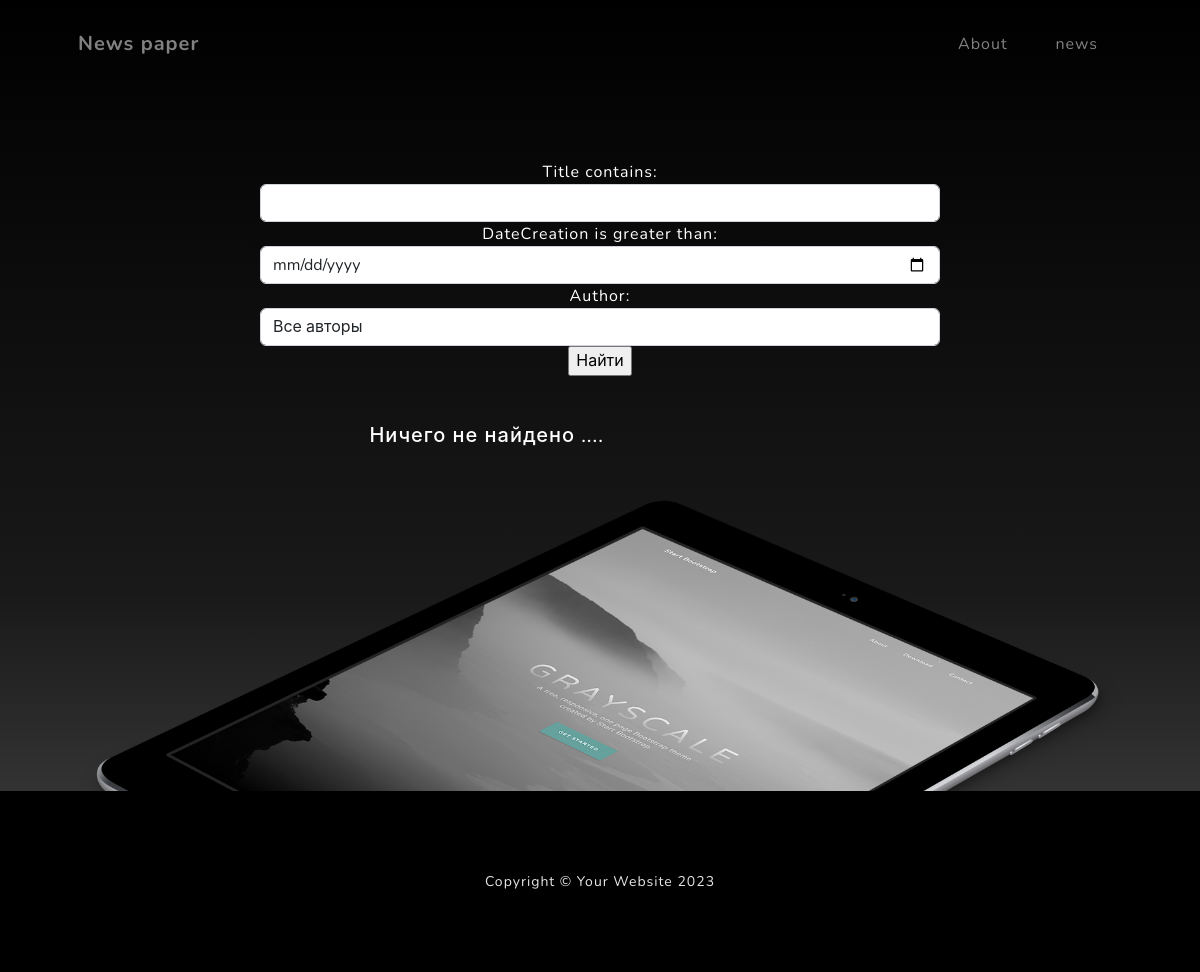
The page /search/ on the database as committed earlier.
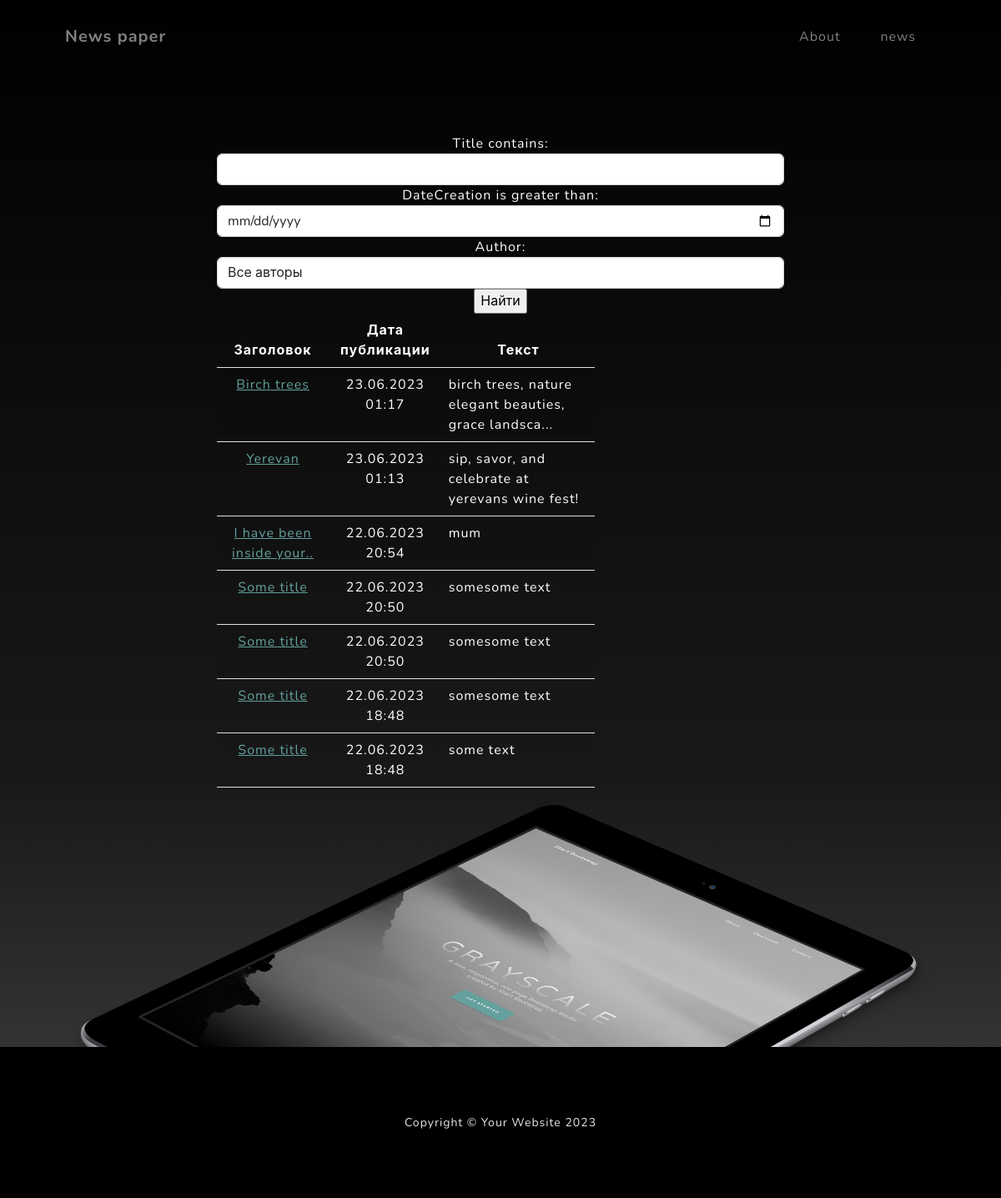
The same page on the database as committed later.
### news/models.py (models this page shows, shortened)
class Post(models.Model):
    author = models.ForeignKey(Author, on_delete=models.CASCADE)
    NEWS = 'NW'
    ARTICLE = 'AR'
    CATEGORY_CHOICES = (
        (NEWS, 'Новость'),
        (ARTICLE, 'Статья')
    )
    categoryType = models.CharField(max_length=2, choices=CATEGORY_CHOICES, default=ARTICLE)
    dateCreation = models.DateTimeField(auto_now_add=True)
    postCategory = models.ManyToManyField(Category, through='PostCategory')
    title = models.CharField(max_length=128)
    text = models.TextField()
    rating = models.SmallIntegerField(default=0)

### news/views.py (the view)
# urls.py: path('search/', PostSearch.as_view(), name='search'),
class PostSearch(ListView):
    model = Post
    template_name = 'search.html'
    context_object_name = 'newslist'
    ordering = ['-dateCreation']
    paginate_by = 10
    def get_queryset(self):
        filtered_queryset = PostFilter(self.request.GET, queryset=Post.objects.filter(categoryType='NW')).qs
        return filtered_queryset.order_by('-dateCreation')
    def get_context_data(self, **kwargs):
        context = super().get_context_data(**kwargs)
        queryset = self.get_queryset()
        paginator = Paginator(queryset, self.paginate_by)
        page_number = self.request.GET.get('page')
        page_obj = paginator.get_page(page_number)
        context['newslist'] = page_obj
        context['filter'] = PostFilter(self.request.GET, queryset=self.get_queryset())
        return context

### news/models.py (called while the page is built)
    def __str__(self):
        return f'автор: {self.authorUser.username.title()}'

### news/templatetags/custom_filters.py (called while the page is built)
@register.filter(name='censor')
def censor(value):
    for sw in stop_words:
        value = value.lower().replace(sw.lower(), '...')
    return value

@register.filter(name='preview')
def preview(value):
    if len(value) > 50:
        return value[:51] + '...'
    else:
        return value

### templates/search.html (shortened to what this page needs)
{% extends 'flatpages/default.html' %}
{% load custom_filters %}
{% block content %}
<form method="GET">
    {{ filter.form }}
    <input type="submit" value="Найти">
</form>
<div class="col-xl-8">
            {% if filter.qs %}
                <table class="table table-striped">
                    <thead>
                        <tr>
                            <th>Заголовок</th>
                            <th>Дата публикации</th>
                            <th>Текст</th>
                        </tr>
                    </thead>
                    <tbody>
                        {% for post in newslist %}
                            <tr>
                                <td><a href="{% url 'news_detail' post.pk %}">{{ post.title }}</a></td>
                                <td>{{ post.dateCreation|date:'d.m.Y H:i' }}</td>
                                <td align="left">{{ post.text|censor|preview }}</td>
                            </tr>
                        {% endfor %}
                    </tbody>
                </table>
            {% else %}
                <h5 class='text-center my-5'>Ничего не найдено ....</h5>
            {% endif %}
</div>
{% endblock content %}

### templates/flatpages/default.html (shortened to what this page needs)
{% load static %}
<!DOCTYPE html>
<html lang="en">
    <head>
        <link href="{% static 'css/styles.css' %}" rel="stylesheet" />
    </head>
    <body id="page-top">
        <nav class="navbar navbar-expand-lg navbar-light fixed-top" id="mainNav">
            <div class="container px-4 px-lg-5">
                <a class="navbar-brand" href="#page-top">News paper</a>
                <div class="collapse navbar-collapse" id="navbarResponsive">
                    <ul class="navbar-nav ms-auto">
                        <li class="nav-item"><a class="nav-link" href="/about">About</a></li>
                        <li class="nav-item"><a class="nav-link" href="/news">news</a></li>
                    </ul>
                </div>
            </div>
        </nav>
        <section class="about-section text-center" id="about">
            <div class="container px-4 px-lg-5">
                <div class="row gx-4 gx-lg-5 justify-content-center">
                    <div class="col-lg-8">
                            {% block content %}{% endblock content %}
                    </div>
                </div>
                <img class="img-fluid" src="{% static 'assets/img/ipad.png' %}" alt="..." />
            </div>
        </section>
        <footer class="footer bg-black small text-center text-white-50"><div class="container px-4 px-lg-5">Copyright &copy; Your Website 2023</div></footer>
    </body>
</html>

Rows that differ between the two databases and show on the page:
added Post: title "Birch trees", dateCreation "23.06.2023 01:17", text|censor "birch trees, nature elegant beauties, grace landsca..."
added Post: title "Yerevan", dateCreation "23.06.2023 01:13", text|censor "sip, savor, and celebrate at yerevans wine fest!"
added Post: title "I have been inside your..", dateCreation "22.06.2023 20:54", text|censor "mum"
added Post: title "Some title", dateCreation "22.06.2023 20:50", text|censor "somesome text"
added Post: title "Some title", dateCreation "22.06.2023 20:50", text|censor "somesome text"
added Post: title "Some title", dateCreation "22.06.2023 18:48", text|censor "somesome text"
added Post: title "Some title", dateCreation "22.06.2023 18:48", text|censor "some text"
Other text that changed with them:
text no longer shown: "Ничего не найдено ...."
text now shown: "Заголовок Дата публикации Текст"
